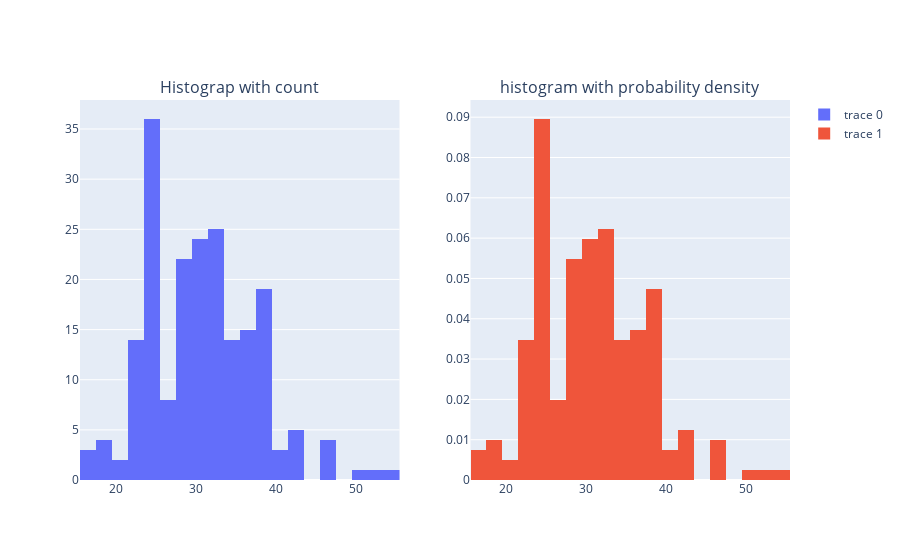

Write notebook code for a chart like this one.
### Markdown cell above
Subplot option in Plotly is as below. Here Plotly graph object and Plotly subplots option is used for subplots. This is the most convenient way to do it in Plotly.

### Code cell
import plotly.graph_objects as go
from plotly.subplots import make_subplots


fig = make_subplots(rows=1, cols=2,subplot_titles=("Histograp with count", "histogram with probability density"))

trace0 = go.Histogram(x=auto['highway_mpg'])
trace1 = go.Histogram(x=auto['highway_mpg'],histnorm='probability density')

fig.append_trace(trace0, 1, 1,)
fig.append_trace(trace1, 1, 2)

fig.show()

### Figure 1 — Plotly figure (JSON) as saved in the notebook; plotly's stock layout.template omitted (floating-point values rounded to 4 significant figures; data arrays with more than 128 entries replaced by an {"elided": "..."} marker saying what was removed)
{"data": [{"type": "histogram", "x": {"elided": "201 int values"}, "xaxis": "x", "yaxis": "y"}, {"histnorm": "probability density", "type": "histogram", "x": {"elided": "201 int values"}, "xaxis": "x2", "yaxis": "y2"}], "layout": {"annotations": [{"font": {"size": 16}, "showarrow": false, "text": "Histograp with count", "x": 0.225, "xanchor": "center", "xref": "paper", "y": 1, "yanchor": "bottom", "yref": "paper"}, {"font": {"size": 16}, "showarrow": false, "text": "histogram with probability density", "x": 0.775, "xanchor": "center", "xref": "paper", "y": 1, "yanchor": "bottom", "yref": "paper"}], "xaxis": {"anchor": "y", "domain": [0, 0.45]}, "xaxis2": {"anchor": "y2", "domain": [0.55, 1]}, "yaxis": {"anchor": "x", "domain": [0, 1]}, "yaxis2": {"anchor": "x2", "domain": [0, 1]}}}
